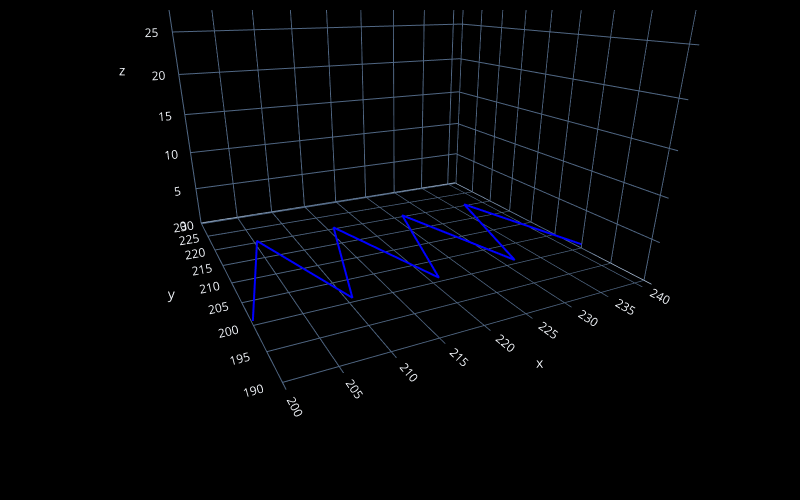
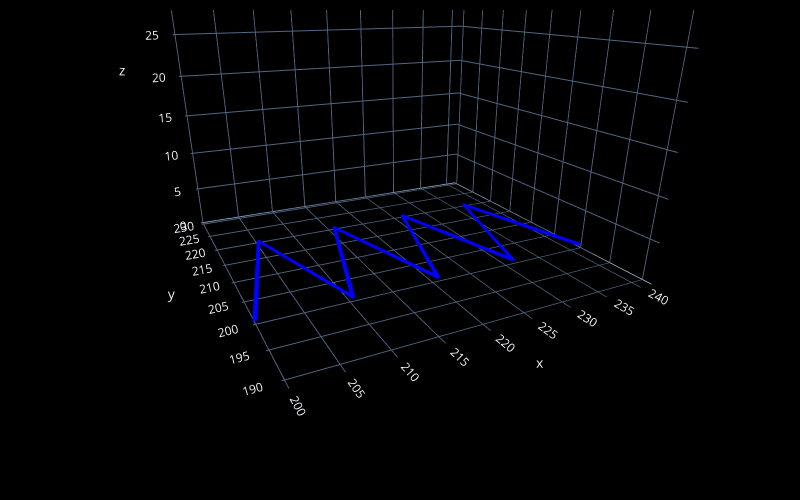
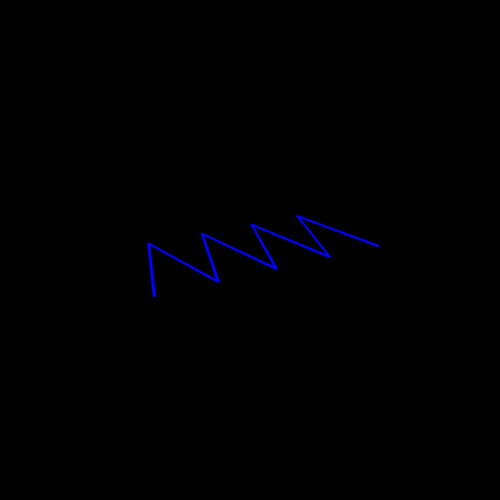

The code cell stored with these charts, in order, in its notebook:
### Code cell
# preview the design

fc.transform(steps, 'plot', fc.PlotControls(style='line', zoom=0.7))
# hover the cursor over the lines in the plot to check xyz positions of the points in the design

# uncomment the next line to create a plot with real heights/widths for extruded lines to preview the real 3D printed geometry
fc.transform(steps, 'plot', fc.PlotControls(style='tube', zoom=0.7, initialization_data={'extrusion_width': EW, 'extrusion_height': EH}))

# uncomment the next line to create a neat preview (click the top-left button in the plot for a .png file) - post and tag @FullControlXYZ :)
fc.transform(steps, 'plot', fc.PlotControls(neat_for_publishing=True, zoom=0.5, initialization_data={'extrusion_width': EW, 'extrusion_height': EH}))
